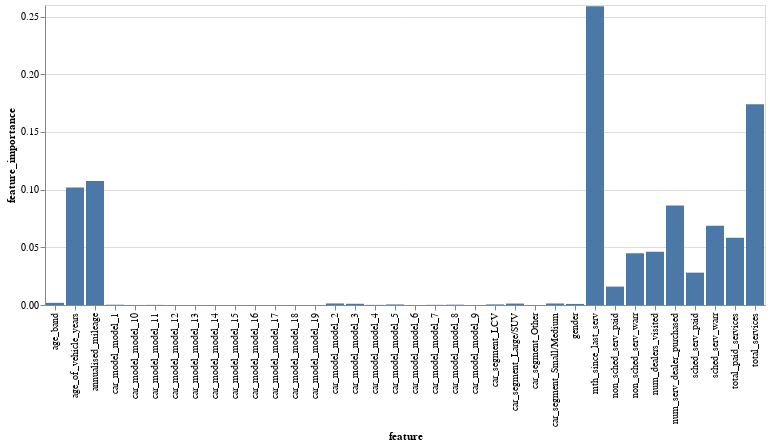

The notebook cell saved with this chart:
### Code cell
#plotting feature importance
feature_chart = alt.Chart(feat_imp_rf_df).mark_bar().encode(
     x='feature',
     y='feature_importance'
  )
feature_chart

### Figure 1 — Vega-Lite specification as saved in the notebook (floating-point values rounded to 4 significant figures)
{"config": {"view": {"continuousWidth": 400, "continuousHeight": 300}}, "data": {"name": "data-2fbcf1222cde55ddd42e3910facf15f1"}, "mark": "bar", "encoding": {"x": {"field": "feature", "type": "nominal"}, "y": {"field": "feature_importance", "type": "quantitative"}}, "$schema": "https://vega.github.io/schema/vega-lite/v4.17.0.json", "datasets": {"data-2fbcf1222cde55ddd42e3910facf15f1": [{"feature": "gender", "feature_importance": 0.0009222}, {"feature": "age_band", "feature_importance": 0.001857}, {"feature": "age_of_vehicle_years", "feature_importance": 0.1019}, {"feature": "sched_serv_warr", "feature_importance": 0.06874}, {"feature": "non_sched_serv_warr", "feature_importance": 0.04475}, {"feature": "sched_serv_paid", "feature_importance": 0.02804}, {"feature": "non_sched_serv_paid", "feature_importance": 0.01594}, {"feature": "total_paid_services", "feature_importance": 0.05838}, {"feature": "total_services", "feature_importance": 0.1739}, {"feature": "mth_since_last_serv", "feature_importance": 0.2589}, {"feature": "annualised_mileage", "feature_importance": 0.1075}, {"feature": "num_dealers_visited", "feature_importance": 0.0462}, {"feature": "num_serv_dealer_purchased", "feature_importance": 0.08613}, {"feature": "car_model_model_1", "feature_importance": 0.000242}, {"feature": "car_model_model_10", "feature_importance": 3.377e-05}, {"feature": "car_model_model_11", "feature_importance": 9.375e-05}, {"feature": "car_model_model_12", "feature_importance": 0.0}, {"feature": "car_model_model_13", "feature_importance": 2.039e-05}, {"feature": "car_model_model_14", "feature_importance": 0.0}, {"feature": "car_model_model_15", "feature_importance": 0.0}, {"feature": "car_model_model_16", "feature_importance": 0.0}, {"feature": "car_model_model_17", "feature_importance": 0.0}, {"feature": "car_model_model_18", "feature_importance": 0.0}, {"feature": "car_model_model_19", "feature_importance": 0.0}, {"feature": "car_model_model_2", "feature_importance": 0.001356}, {"feature": "car_model_model_3", "feature_importance": 0.001076}, {"feature": "car_model_model_4", "feature_importance": 0.0001038}, {"feature": "car_model_model_5", "feature_importance": 0.0004822}, {"feature": "car_model_model_6", "feature_importance": 2.653e-07}, {"feature": "car_model_model_7", "feature_importance": 0.0001291}, {"feature": "car_model_model_8", "feature_importance": 0.0002726}, {"feature": "car_model_model_9", "feature_importance": 5.319e-06}, {"feature": "car_segment_LCV", "feature_importance": 0.0005125}, {"feature": "car_segment_Large/SUV", "feature_importance": 0.001244}, {"feature": "car_segment_Other", "feature_importance": 0.0}, {"feature": "car_segment_Small/Medium", "feature_importance": 0.001321}]}}
